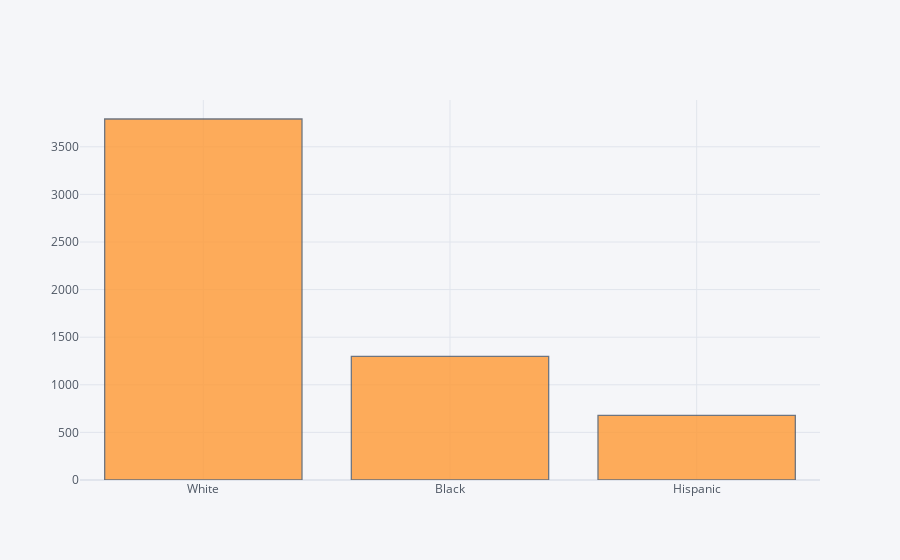

The notebook cell this image was saved under:
### Code cell
df = df[df.dodrace.isin([1,2,3])]
df["dodrace"] = df.dodrace.map({1: "White", 2: "Black", 3: "Hispanic"})
df['dodrace'].iplot(kind='hist')

### Figure 1 — Plotly figure (JSON) as saved in the notebook; plotly's stock layout.template omitted (floating-point values rounded to 4 significant figures; data arrays with more than 128 entries replaced by an {"elided": "..."} marker saying what was removed)
{"data": [{"histfunc": "count", "histnorm": "", "marker": {"color": "rgba(255, 153, 51, 1.0)", "line": {"color": "#4D5663", "width": 1.3}}, "name": "dodrace", "opacity": 0.8, "orientation": "v", "type": "histogram", "x": {"elided": "5769 str values"}}], "layout": {"barmode": "overlay", "legend": {"bgcolor": "#F5F6F9", "font": {"color": "#4D5663"}}, "paper_bgcolor": "#F5F6F9", "plot_bgcolor": "#F5F6F9", "title": {"font": {"color": "#4D5663"}}, "xaxis": {"gridcolor": "#E1E5ED", "showgrid": true, "tickfont": {"color": "#4D5663"}, "title": {"font": {"color": "#4D5663"}, "text": ""}, "zerolinecolor": "#E1E5ED"}, "yaxis": {"gridcolor": "#E1E5ED", "showgrid": true, "tickfont": {"color": "#4D5663"}, "title": {"font": {"color": "#4D5663"}, "text": ""}, "zerolinecolor": "#E1E5ED"}}}
